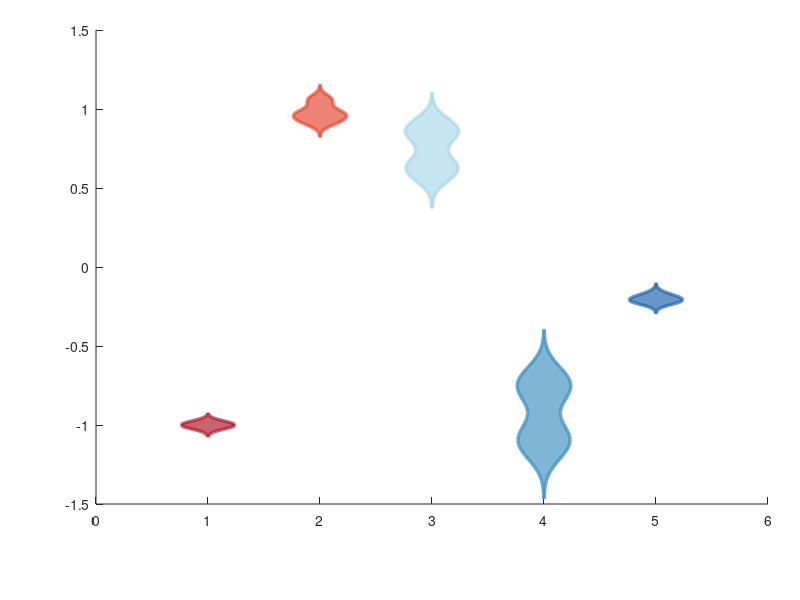

Here is the MATLAB script that generated this plot: (Note: this script raises an error after producing the figure.)
outputPdf = fullfile(tempdir, 'Figure_2B_editable_source.pdf');
outputFig = ['/Users/xialeihuang/Desktop/Neuroscience_Project/' ...
    'Spectral_Analysis_Report/Figures/Final draft/Figure 2B.fig'];

pathwayNames = {'Leak', 'L6', 'Recurrent E', 'Inhibition', 'Net ODE'};

% Four angle-0 stimulus conditions from the original lower panel:
% contrasts 19, 42, 66, and 100, respectively.
conditionValues = [
    -1.0000, -1.0000, -1.0000, -1.0000
     0.9805,  1.0573,  0.9183,  0.9556
     0.8727,  0.8523,  0.6414,  0.6025
    -1.0686, -1.1292, -0.7621, -0.7337
    -0.2154, -0.2197, -0.2023, -0.1756
];

palette = [
    178  24  43
    227  74  51
    171 217 233
     67 147 195
     33 102 172
] / 255;

fig = figure('Color', 'w', 'Units', 'inches', ...
    'Position', [0.5 0.5 14.5 9.2], 'Renderer', 'painters');
ax = axes(fig, 'Position', [0.12 0.16 0.84 0.79]);
hold(ax, 'on');

violinHalfWidth = 0.24;
for pathwayIndex = 1:numel(pathwayNames)
    samples = conditionValues(pathwayIndex, :);
    sampleStd = std(samples, 0, 2);
    bandwidth = max(0.025, 0.55 * sampleStd);
    yGrid = linspace(min(samples) - 3 * bandwidth, ...
        max(samples) + 3 * bandwidth, 300);

    density = zeros(size(yGrid));
    for sampleIndex = 1:numel(samples)
        density = density + exp(-0.5 * ((yGrid - samples(sampleIndex)) / bandwidth).^2);
    end
    density = density / max(density);
    width = violinHalfWidth * density;

    patch(ax, [pathwayIndex - width, fliplr(pathwayIndex + width)], ...
        [yGrid, fliplr(yGrid)], palette(pathwayIndex, :), ...
        'FaceAlpha', 0.68, 'EdgeColor', palette(pathwayIndex, :), ...
        'LineWidth', 2.4);

end

yline(ax, 0, '-', 'Color', [0.35 0.35 0.35], ...
    'LineWidth', 1.6, 'HandleVisibility', 'off');

set(ax, 'FontName', 'Arial', 'FontSize', 26, 'LineWidth', 1.8, ...
    'Box', 'off', 'TickDir', 'out', 'XLim', [0.45 5.55], ...
    'XTick', 1:numel(pathwayNames), 'XTickLabel', pathwayNames, ...
    'YLim', [-1.50 1.30]);
ax.Toolbar.Visible = 'off';
ax.YGrid = 'on';
ax.XGrid = 'off';
ax.GridAlpha = 0.16;

ylabel(ax, 'Individual Contribution (1/\tau)', ...
    'Interpreter', 'tex', 'FontSize', 30, 'FontWeight', 'bold');

savefig(fig, outputFig);
exportgraphics(fig, outputPdf, 'ContentType', 'vector', ...
    'BackgroundColor', 'white');
